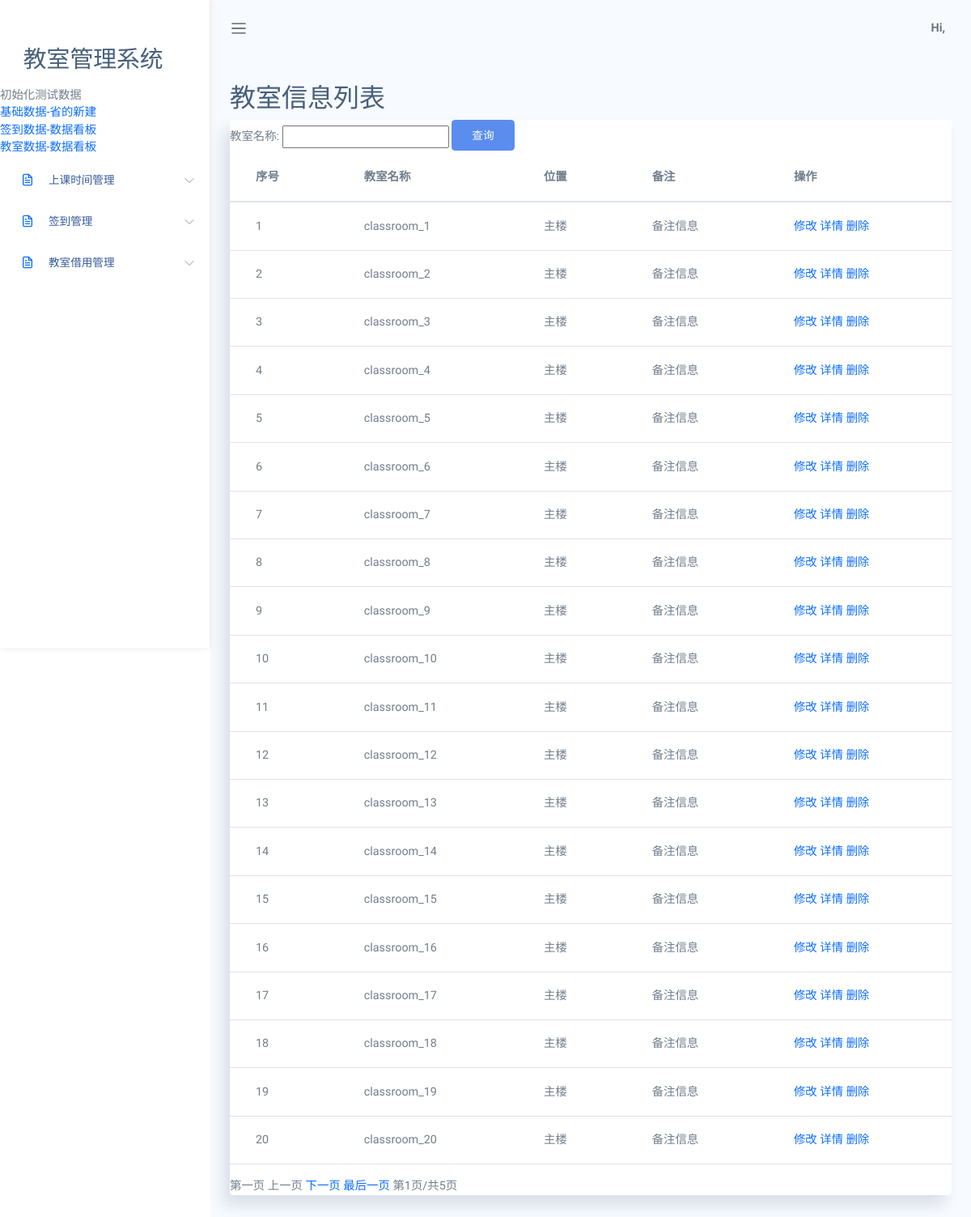
/jsxx/jsxxlist, run on the app's committed database.
### app/models.py (models this page shows)
class jsxx(models.Model):
    jsmc=models.CharField(max_length=40)#教室名称
    wz=models.CharField(max_length=40)#位置
    bz=models.CharField(max_length=40)#备注

### app/views.py (the view)
# urls.py: path('jsxx/jsxxlist', views.jsxxlist),
def jsxxlist(request):
    print(request.method)
    global list
    if request.method == 'GET':
        jsmc= request.GET.get('jsmc')#教室名称
        if not jsmc:
            jsmc = ""
        print(jsmc)
        list = models.jsxx.objects.filter(jsmc__icontains=jsmc).all()  # 获取jsxx表所有的数据
    return render(request, "jsxx/jsxxlist.html", {'list': list})

### app/templates/jsxx/jsxxlist.html (shortened to what this page needs)
<!DOCTYPE html>
<html lang="en">
<head>
    <link rel="stylesheet" href="/static/assets/css/bootstrap.css">
<link rel="stylesheet" href="/static/assets/vendors/simple-datatables/style.css">
    <link rel="stylesheet" href="/static/assets/vendors/perfect-scrollbar/perfect-scrollbar.css">
    <link rel="stylesheet" href="/static/assets/css/app.css">
</head>
<body>
    <div id="app">
        <div id="sidebar" class='active'>
            <div class="sidebar-wrapper active">
   {% include "../menu.html" %}
</div>
        </div>
        <div id="main">
    {% include "../header.html" %}
<div class="main-content container-fluid">
    <div class="page-title">
        <div class="row">
            <div class="col-12 col-md-6 order-md-1 order-last">
                <h3>教室信息列表</h3>
            </div>
        </div>
    </div>
    <section class="section">
        <div class="card">
	<form name="form" method="get" action="">
            <div class="card-responsive">
					教室名称:
                                  <input type="text" autocomplete="off" name="jsmc" value="" class="layui-input">
                                <button class="btn btn-primary mr-1 mb-1">查询</button>
               <table class="table"  id="table1">
              <thead>
                <tr>
				<th>序号</th>
						         <th >教室名称</th>
						         <th >位置</th>
						         <th >备注</th>
			 <th >操作</th>
                </tr>
              </thead>
            <TBODY id="table2">
					      {% for value in list %}
						<tr>
						<td>{{ forloop.counter}}</td>
					        <td  >{{ value.jsmc}}</td>
					        <td  >{{ value.wz}}</td>
					        <td  >{{ value.bz}}</td>
						<td >
                    <a href="/jsxx/jsxxmodify?id={{ value.id }}">修改</a> <a href="/jsxx/jsxxdetail?id={{ value.id }}">详情</a>
                    <a onClick="javascript:return confirm('您确定要删除吗？')" href="/jsxx/jsxxdelete?id={{ value.id }}">删除</a>
						</td>
						</tr>
                    {% endfor %}
		    </TBODY>
            </table>
	    	 <span id="spanFirst">第一页</span> <span id="spanPre">上一页</span> <span id="spanNext">下一页</span> <span id="spanLast">最后一页</span> 第<span id="spanPageNum"></span>页/共<span id="spanTotalPage"></span>页
		</form>
            </div>
        </div>
</div>
        </div>
</body>
</html>

### app/static/assets/css/app.css (style rules this page uses)
* { font-family: "Raleway"; }
#app { position: relative; }
#main { margin-left: 260px; background-color: #F7FAFF; min-height: 100vh; transition: margin-left 0.6s ease-out; }
#main .main-content { padding: 2rem 1.5rem; }
#main .main-content .page-title h3 { font-size: 2rem; }
a { text-decoration: none; outline: 0; }
button { outline: 0; }
.btn.btn-primary { color: #fff; }
#sidebar.active .sidebar-wrapper { left: 0; }
.sidebar-wrapper { width: 260px; height: 100vh; position: fixed; top: 0; z-index: 10; background-color: #fff; bottom: 0; border-right: 1px solid #eee; box-shadow: 0 0 10px #ececec; left: -260px; transition: left 0.6s ease-out; }
.card { box-shadow: -8px 12px 18px 0 rgba(25, 42, 70, 0.13); margin-bottom: 2.2rem; }
.table td, .dataTable-table td, .table thead th, .dataTable-table thead th { vertical-align: middle; }
.table thead th, .dataTable-table thead th { border-bottom: 2px solid #475F7B; }

### data on the page
jsxx: jsmc "classroom_1", wz "主楼", bz "备注信息"
jsxx: jsmc "classroom_2", wz "主楼", bz "备注信息"
jsxx: jsmc "classroom_3", wz "主楼", bz "备注信息"
jsxx: jsmc "classroom_4", wz "主楼", bz "备注信息"
jsxx: jsmc "classroom_5", wz "主楼", bz "备注信息"
jsxx: jsmc "classroom_6", wz "主楼", bz "备注信息"
jsxx: jsmc "classroom_7", wz "主楼", bz "备注信息"
jsxx: jsmc "classroom_8", wz "主楼", bz "备注信息"
jsxx: jsmc "classroom_9", wz "主楼", bz "备注信息"
jsxx: jsmc "classroom_10", wz "主楼", bz "备注信息"
jsxx: jsmc "classroom_11", wz "主楼", bz "备注信息"
jsxx: jsmc "classroom_12", wz "主楼", bz "备注信息"
jsxx: jsmc "classroom_13", wz "主楼", bz "备注信息"
jsxx: jsmc "classroom_14", wz "主楼", bz "备注信息"
jsxx: jsmc "classroom_15", wz "主楼", bz "备注信息"
jsxx: jsmc "classroom_16", wz "主楼", bz "备注信息"
jsxx: jsmc "classroom_17", wz "主楼", bz "备注信息"
jsxx: jsmc "classroom_18", wz "主楼", bz "备注信息"
jsxx: jsmc "classroom_19", wz "主楼", bz "备注信息"
jsxx: jsmc "classroom_20", wz "主楼", bz "备注信息"
